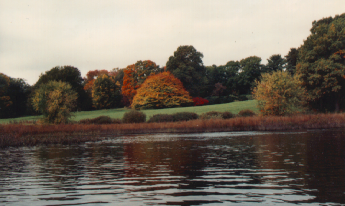
#> input picture images/autumn.tif, 345 x 206 px, found by its file name
$ python hist2d.py
#> lines starting #> are read from the running program, lines starting #| are printed output that depends on the picture; after the words box and inside, x2 and y2 are one past the last pixel; in counts of white or black regions, pixels touching at a corner belong together
# -*- coding: utf-8 -*-
"""
Created on Sat Feb 11 19:36:16 2017

@author: vbhaumik
"""

import cv2
import numpy as np
from matplotlib import pyplot as plt
img = cv2.imread('images/autumn.tif')
#> img is the input picture: shape (206, 345, 3); mean B, G, R 98.9, 110.2, 119.7
hsv = cv2.cvtColor(img,cv2.COLOR_BGR2HSV)
#> hsv: shape (206, 345, 3); mean H, S, V 30.3, 59.7, 120.9
hist = cv2.calcHist( [hsv], [0, 1], None, [180, 256], [0, 180, 0, 256] )
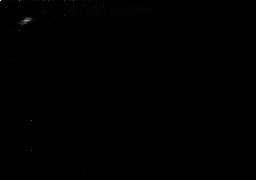
#> hist: shape (180, 256) float32; min 0, max 1240, mean 1.5; drawn with min black and max white
plt.subplot(1,2,1),plt.imshow(img), plt.xticks([]), plt.yticks([])
plt.subplot(1,2,2),plt.imshow(hist,interpolation = 'nearest'), plt.xticks([]), plt.yticks([])
plt.show()
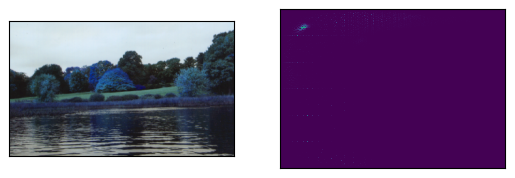
#> figure drawn by matplotlib, 2 panels; B, G, R data is drawn as R, G, B

$ run again, with images/AT3_1m4_01.tif copied over images/autumn.tif
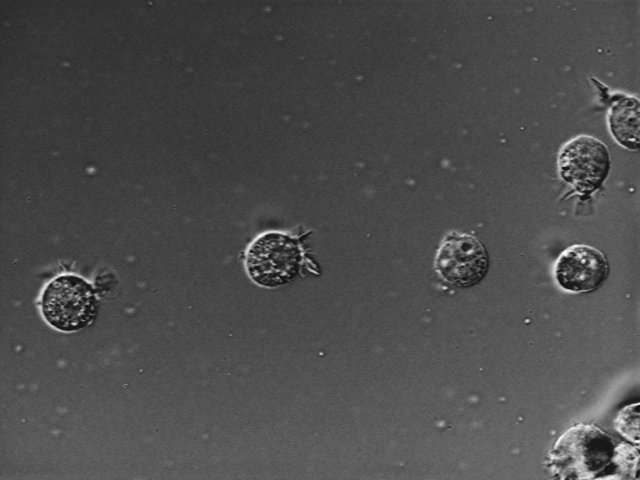
#> input picture images/AT3_1m4_01.tif, 640 x 480 px, found by its file name
#> img is the input picture: shape (480, 640, 3); min 15, max 254, mean 76.6
#> hsv: shape (480, 640, 3); mean H, S, V 0, 0, 76.6
#> hist: shape (180, 256) float32; values 0 (black) and 307200 (white), 0% white in thin lines or dots, all inside (x1, y1, x2, y2) = (0, 0, 1, 1)
#> `plt.show()`:
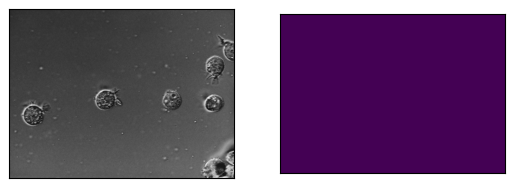
#> figure drawn by matplotlib, 2 panels
